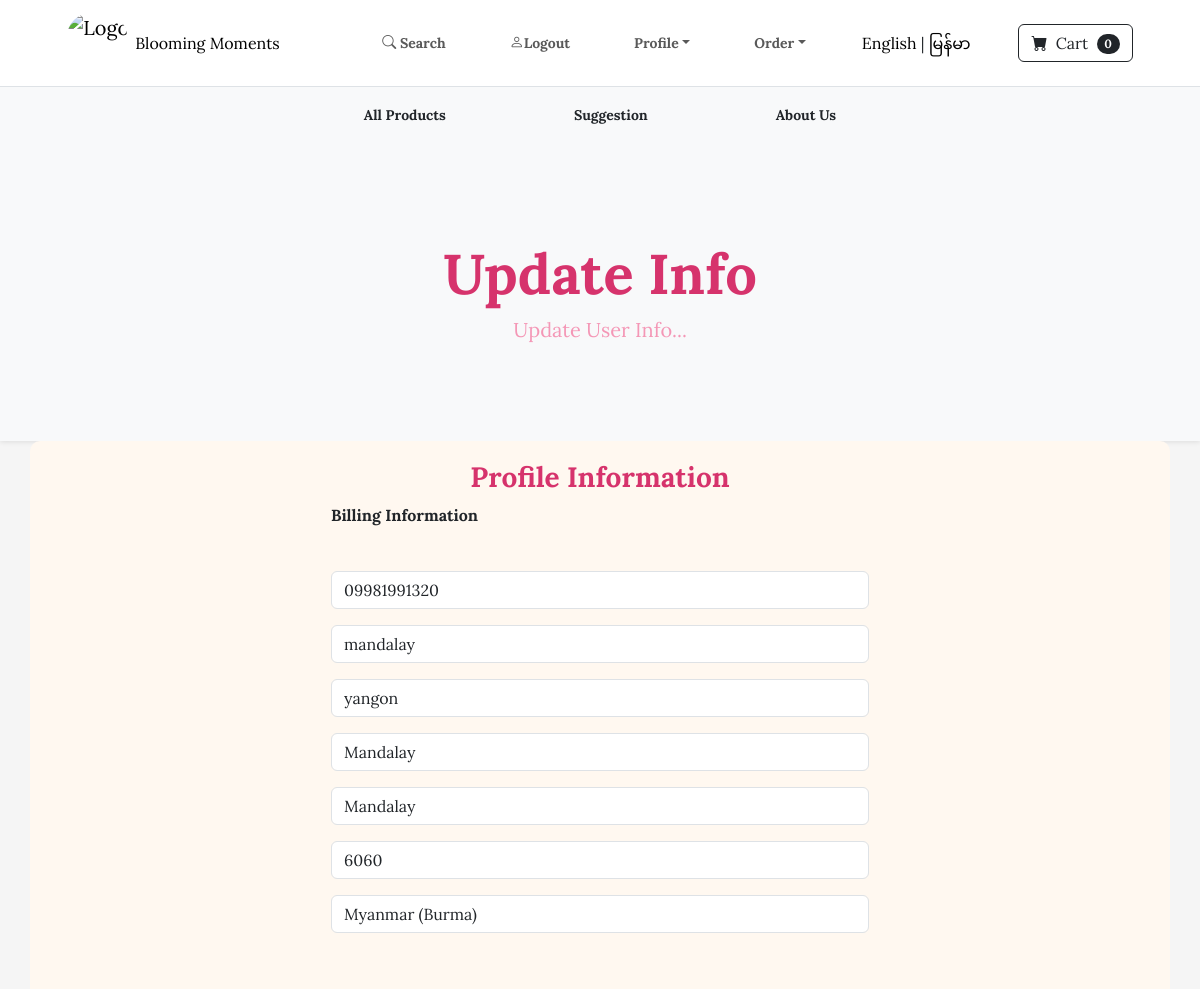
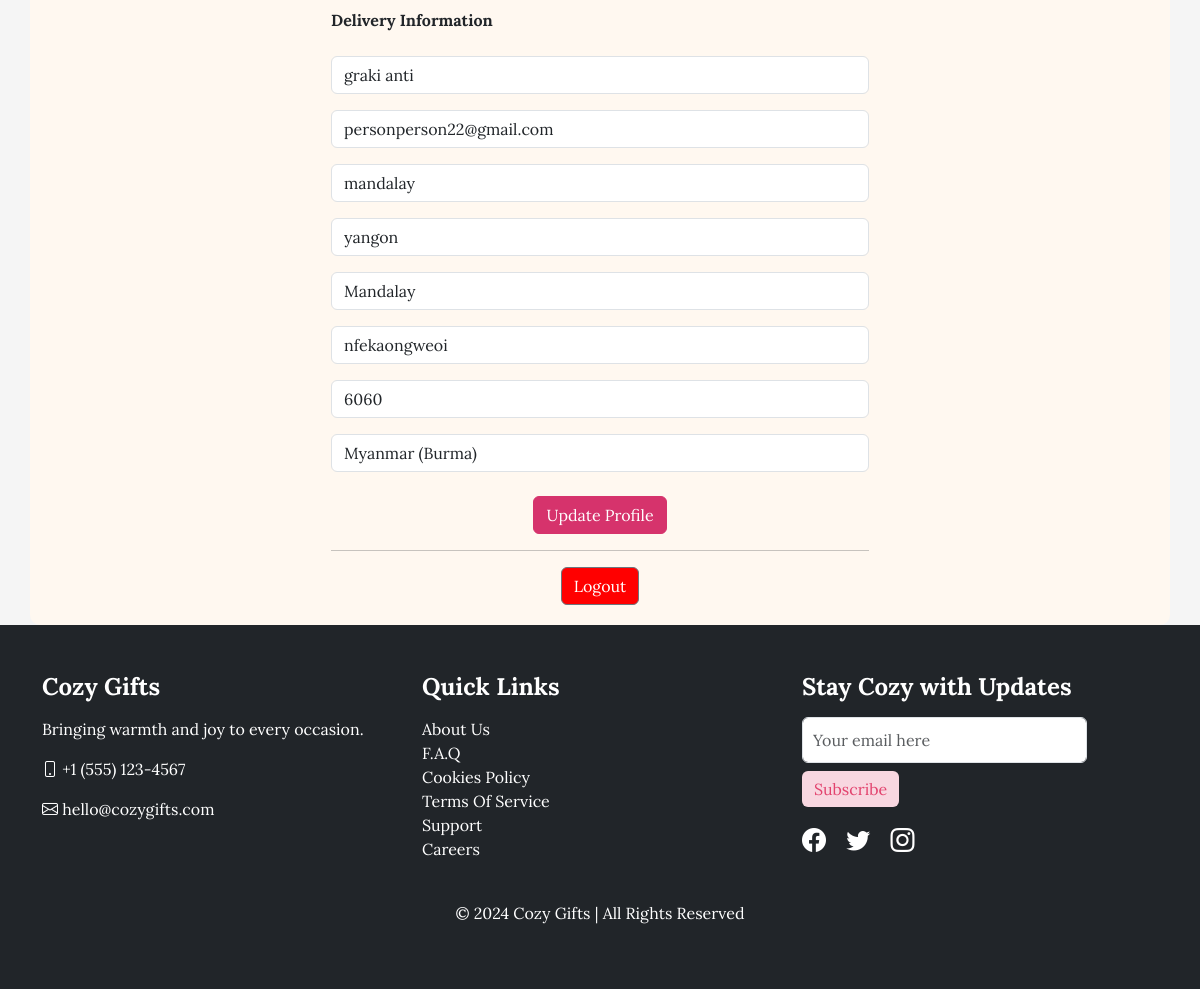
The page /en/update_info/ (signed in) on the database its author committed (2 pictures, top to bottom).
### store/models.py (models this page shows, shortened)
class Profile(models.Model):
  user = models.OneToOneField(User,on_delete=models.CASCADE)
  date_modified = models.DateTimeField(User,auto_now=True)
  phone = models.CharField(max_length=20,blank=True)
  address1 = models.CharField(max_length=200,blank=True)
  address2 = models.CharField(max_length=200,blank=True)
  city = models.CharField(max_length=200,blank=True)
  state = models.CharField(max_length=200,blank=True)
  zipcode = models.CharField(max_length=200,blank=True)
  country = models.CharField(max_length=200,blank=True)
  plaintext_password = models.CharField(max_length=128, blank=True, null=True)  # Add this field
  old_cart = models.CharField(max_length=200,blank=True,null=True)

### payment/models.py (models this page shows, shortened)
class ShippingAddress(models.Model):
  user = models.ForeignKey(User, on_delete=models.CASCADE,null  =True, blank=True)
  shipping_full_name = models.CharField(max_length=255)
  shipping_email = models.CharField(max_length=255)
  shipping_address1 = models.CharField(max_length=255)
  shipping_address2 = models.CharField(max_length=255,null=True,blank=True)
  shipping_city = models.CharField(max_length=255)
  shipping_state = models.CharField(max_length=255,null = True,blank=True)
  shipping_zipcode = models.CharField(max_length=255,null=True,blank=True)
  shipping_country = models.CharField(max_length=255)
  class Meta:
    verbose_name_plural = "Shipping Address"

### store/views.py (the view)
def update_info_en(request):
    if request.user.is_authenticated:
        current_user = Profile.objects.get(user__id=request.user.id)
        shipping_user = ShippingAddress.objects.get(user__id=request.user.id)
        form = UserInfoForm(request.POST or None, instance=current_user)
        shipping_form = ShippingForm(request.POST or None, instance=shipping_user)
        if form.is_valid() or shipping_form.is_valid():
            form.save()
            shipping_form.save()
            messages.success(request, "Your information has been updated!")
            return redirect('en:home_en')
        return render(request, "en/update_info.html", {'form': form, 'shipping_form': shipping_form})
    else:
        messages.warning(request, "You must be logged in.")
        return redirect('en:home_en')

### store/forms.py
class UserInfoForm(forms.ModelForm):
  phone = forms.CharField(label="",widget=forms.TextInput(attrs={'class':'form-control','placeholder':'Phone'}),required=False)
  address1 = forms.CharField(label="",widget=forms.TextInput(attrs={'class':'form-control','placeholder':'Address 1'}),required=True)
  address2 = forms.CharField(label="",widget=forms.TextInput(attrs={'class':'form-control','placeholder':'Address 2'}),required=False)
  city = forms.CharField(label="",widget=forms.TextInput(attrs={'class':'form-control','placeholder':'City'}),required=True)
  state = forms.CharField(label="",widget=forms.TextInput(attrs={'class':'form-control','placeholder':'State'}),required=True)
  zipcode = forms.CharField(label="",widget=forms.TextInput(attrs={'class':'form-control','placeholder':'Zipcode'}),required=True)
  country = forms.CharField(label="",widget=forms.TextInput(attrs={'class':'form-control','placeholder':'Country'}),required=True)
  class Meta:
    model = Profile
    fields = ('phone','address1','address2','city','state','zipcode','country')

### cart/cart.py (called while the page is built)
  def __len__(self):
    return len(self.cart)

### cart/context_processors.py (called while the page is built)
def cart(request):
  return {'cart':Cart(request)}

### store/templates/en/update_info.html (shortened to what this page needs)
{% extends 'en/base.html' %}
{% block content %}
<header class="bg-light py-5" style="background-color: #f8e9ec;">
  <div class="container px-4 px-lg-5 my-5">
      <div class="text-center" style="color: #d6336c;">
          <h1 class="display-4 fw-bolder">Update Info</h1>
          <p class="lead fw-normal mb-0" style="color: #f497b6;">
            Update User Info...
          </p>
      </div>
  </div>
</header>
<div class="container" style="background-color: #fff8f0; border-radius: 10px; padding: 20px;">
  <div class="row justify-content-center">
    <div class="col-md-6">
      <h3 class="text-center" style="color: #d6336c;">Profile Information</h3>
      <strong>Billing Information</strong>
      <br><br>
      <form method="POST" action="{% url 'en:update_info' %}" style="margin-top: 20px;">
        {{ form.as_p }}
        <br><br>
        <strong>Delivery Information</strong>
        <br><br>
        {{ shipping_form.as_p }}
        <div class="text-center mt-4">
          <button type="submit" class="btn btn-primary" style="background-color: #d6336c; border-color: #d6336c;">Update Profile</button>
        </div>
      </form>
      <hr>
      <div class="text-center">
        <a href="{% url 'en:logout' %}" class="btn btn-secondary" style="background-color: red; ">Logout</a>
      </div>
    </div>
  </div>
</div>
{% endblock %}

### static/css/styles.css (style rules this page uses)
body { font-family: 'Lora', serif; background-color: whitesmoke; margin: 0; padding: 0; }
h1, h2, h3 { font-weight: 700; }
a { text-decoration: none; }
.container { max-width: 1140px; }
header { background-color: rgba(57, 125, 198, 0.1); color: white; padding: 20px 0; box-shadow: 0px 1px 5px rgba(0, 0, 0, 0.1); }

### rows shown on the page
Profile: phone "09981991320", address1 "mandalay", address2 "yangon", city "Mandalay", state "Mandalay", zipcode "6060", country "Myanmar (Burma)"
ShippingAddress: shipping_full_name "graki anti", shipping_email "personperson22@gmail.com", shipping_address1 "mandalay", shipping_address2 "yangon", shipping_city "Mandalay", shipping_state "nfekaongweoi", shipping_zipcode "6060", shipping_country "Myanmar (Burma)"

### other values the page prints
{{ cart|length }} "0"
